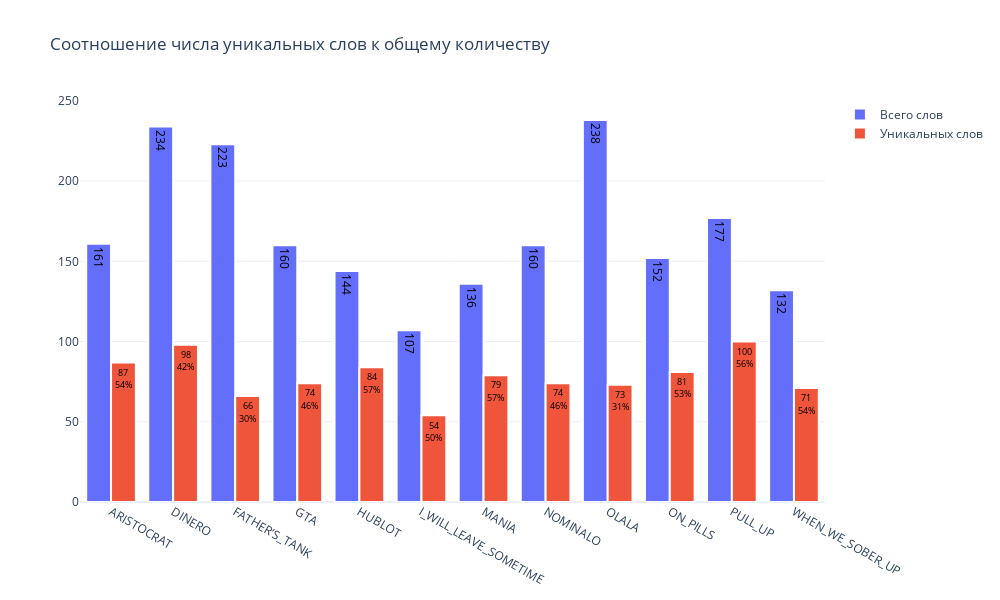

The notebook cell saved with this chart:
### Code cell
# Диаграмма для числа слов в песне и числа слов в минуту
fig = go.Figure(data=[
    go.Bar(name='Всего слов',
           text=data_words['total words'],
           textposition='auto',
           x=data_words.song,
           y=data_words['total words'],
           textfont_color='black',
           #marker_color=colors_1,
           marker=dict(line=dict(width=2)),),
    
    go.Bar(name='Уникальных слов',
           text=data_words['uniq words'].astype(str) + '<br>'+ data_words.percent.astype(int).astype(str) + '%' ,
           textposition='inside',
           x=data_words.song,
           y=data_words['uniq words'],
           textfont_color='black',
           #marker_color=colors_2,
           marker=dict(line=dict(width=2)),),
])

fig.update_layout(barmode='group')
fig.update_layout(height=600, 
                  width=1000, 
                  title_text="Соотношение числа уникальных слов к общему количеству", 
                  template='plotly_white')
fig.show()

### Figure 1 — Plotly figure (JSON) as saved in the notebook; plotly's stock layout.template omitted (floating-point values rounded to 4 significant figures)
{"data": [{"marker": {"line": {"width": 2}}, "name": "Всего слов", "text": [161, 234, 223, 160, 144, 107, 136, 160, 238, 152, 177, 132], "textfont": {"color": "black"}, "textposition": "auto", "type": "bar", "x": ["ARISTOCRAT", "DINERO", "FATHER’S_TANK", "GTA", "HUBLOT", "I_WILL_LEAVE_SOMETIME", "MANIA", "NOMINALO", "OLALA", "ON_PILLS", "PULL_UP", "WHEN_WE_SOBER_UP"], "y": [161, 234, 223, 160, 144, 107, 136, 160, 238, 152, 177, 132]}, {"marker": {"line": {"width": 2}}, "name": "Уникальных слов", "text": ["87<br>54%", "98<br>42%", "66<br>30%", "74<br>46%", "84<br>57%", "54<br>50%", "79<br>57%", "74<br>46%", "73<br>31%", "81<br>53%", "100<br>56%", "71<br>54%"], "textfont": {"color": "black"}, "textposition": "inside", "type": "bar", "x": ["ARISTOCRAT", "DINERO", "FATHER’S_TANK", "GTA", "HUBLOT", "I_WILL_LEAVE_SOMETIME", "MANIA", "NOMINALO", "OLALA", "ON_PILLS", "PULL_UP", "WHEN_WE_SOBER_UP"], "y": [87, 98, 66, 74, 84, 54, 79, 74, 73, 81, 100, 71]}], "layout": {"barmode": "group", "height": 600, "title": {"text": "Соотношение числа уникальных слов к общему количеству"}, "width": 1000}}
